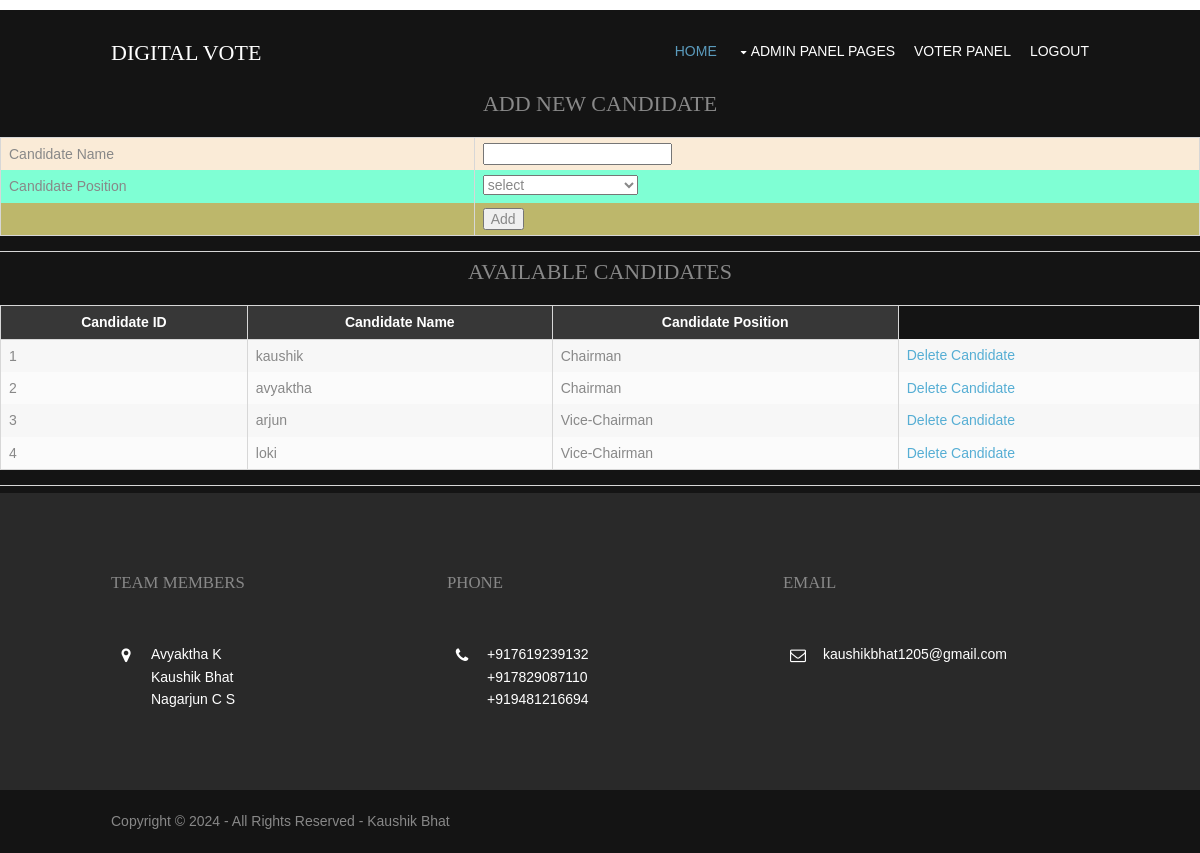
The page /admin/candidates.php (signed in) on the database its author committed.
### tables this page shows
CREATE TABLE IF NOT EXISTS `tbcandidates` (
  `candidate_id` int(5) NOT NULL AUTO_INCREMENT,
  `candidate_name` varchar(45) UNIQUE NOT NULL,
  `candidate_position` varchar(45) NOT NULL,
  `candidate_cvotes` int(11) NOT NULL,
  PRIMARY KEY (`candidate_id`)
);

### admin/candidates.php (the view, shortened to what this page needs)
<?php
    require('../connection.php');
    $result= mysqli_query($conn, "SELECT * FROM tbcandidates");
?>
<?php
    $positions_retrieved= mysqli_query($conn,"SELECT * FROM tbPositions");
?>
<!DOCTYPE html>
<html>
<head>
<link href="layout/styles/layout.css" rel="stylesheet" type="text/css" media="all">
</head>
<body id="top">
<div class="wrapper row0">
  <div id="topbar" class="hoc clear">
  </div>
</div>
<div class="wrapper row1">
  <header id="header" class="hoc clear">
    <div id="logo" class="fl_left">
      <h1>DIGITAL VOTE</h1>
    </div>
    <nav id="mainav" class="fl_right">
      <ul class="clear">
        <li class="active"><a href="candidates.php">Home</a></li>
        <li><a class="drop" href="#">Admin Panel Pages</a>
        </li>
        <li><a href="index.php">Voter Panel</a></li>
        <li><a href="logout.php">Logout</a></li>
      </ul>
    </nav>
  </header>
</div>
<div >
<table width="380" align="center">
<CAPTION><h3>ADD NEW CANDIDATE</h3></CAPTION>
<form name="fmCandidates" id="fmCandidates" action="candidates.php" method="post" onsubmit="return candidateValidate(this)">
<tr>
    <td bgcolor="#FAEBD7">Candidate Name</td>
    <td bgcolor="#FAEBD7"><input type="text" name="name" /></td>
</tr>
<tr>
    <td bgcolor="#7FFFD4">Candidate Position</td>
    <td bgcolor="#7FFFD4"><SELECT NAME="position" id="position">select
    <OPTION VALUE="select">select
    <?php
        while ($row= mysqli_fetch_array($positions_retrieved)){
          echo "<OPTION VALUE=$row[position_name]>$row[position_name]";
        }
    ?>
    </SELECT>
    </td>
</tr>
<tr>
    <td bgcolor="#BDB76B">&nbsp;</td>
    <td bgcolor="#BDB76B"><input type="submit" name="Submit" value="Add" /></td>
</tr>
</table>
<hr>
<table border="0" width="620" align="center">
<CAPTION><h3>AVAILABLE CANDIDATES</h3></CAPTION>
<tr>
<th>Candidate ID</th>
<th>Candidate Name</th>
<th>Candidate Position</th>
</tr>
<?php
    while ($row= mysqli_fetch_array($result, MYSQLI_BOTH)){
    echo "<tr>";
    echo "<td>" . $row['candidate_id']."</td>";
    echo "<td>" . $row['candidate_name']."</td>";
    echo "<td>" . $row['candidate_position']."</td>";
    echo '<td><a href="candidates.php?id=' . $row['candidate_id'] . '">Delete Candidate</a></td>';
    echo "</tr>";
    }
?>
</table>
<hr>
</div>
<div class="wrapper row4">
  <footer id="footer" class="hoc clear">
    <div class="one_third first">
      <h6 class="title">Team Members</h6>
      <ul class="nospace linklist contact">
        <li><i class="fa fa-map-marker"></i>
          <address>
          <p>
          Avyaktha K<br>
          Kaushik Bhat<br>
          Nagarjun C S<br>
          </p>
          </address>
        </li>
      </ul>
    </div>
    <div class="one_third">
      <h6 class="title">Phone</h6>
      <ul class="nospace linklist contact">
        <li><i class="fa fa-phone"></i> +917619239132<br>
          +917829087110<br>
          +919481216694</li>
      </ul>
    </div>
    <div class="one_third">
      <h6 class="title">Email</h6>
      <ul class="nospace linklist contact">
        <li><i class="fa fa-envelope-o"></i>kaushikbhat1205@gmail.com</li>
      </ul>
    </div>
  </footer>
</div>
<div class="wrapper row5">
  <div id="copyright" class="hoc clear">
  <p class="fl_left">Copyright &copy; 2024 - All Rights Reserved - <a href="#">Kaushik Bhat</a></p>
  </div>
</div>
</body>
</html>

### admin/layout/styles/layout.css (style rules this page uses)
#topbar { padding:5px 0; font-size:12px; }
#header { padding:30px 0 0 0; }
#header #logo { margin-top:; }
#header #logo h1 { margin:0; padding:0; font-size:22px; text-transform:uppercase; }
#footer { padding:80px 0; }
#footer .title { margin:0 0 50px 0; padding:0; font-size:1.2rem; text-transform:uppercase; }
#footer .linklist li { display:block; margin-bottom:15px; padding:0 0 15px 0; border-bottom:1px solid; }
#footer .linklist li:last-child { margin:0; padding:0; border:none; }
#footer .linklist li::before, #footer .linklist li::after { display:table; content:""; }
#footer .linklist li, #footer .linklist li::after { clear:both; }
#footer .contact.linklist li, #footer .contact.linklist li:last-child { position:relative; padding-left:40px; }
#footer .contact li * { margin:0; padding:0; line-height:1.6; }
#footer .contact li i { display:block; position:absolute; top:0; left:0; width:30px; font-size:16px; text-align:center; }
#copyright { padding:20px 0; }
#copyright * { margin:0; padding:0; }
*, *::before, *::after { transition:all .3s ease-in-out; }
nav ul, nav ol { margin:0; padding:0; list-style:none; }
#mainav, #breadcrumb, .sidebar nav { line-height:normal; }
#mainav .drop::after, #mainav li li .drop::after, #breadcrumb li a::after, .sidebar nav a::after { position:absolute; font-family:"FontAwesome"; font-size:10px; line-height:10px; }
#mainav ul.clear { margin-top:3px; }
#mainav ul { text-transform:uppercase; }
#mainav li { display:inline-block; position:relative; margin:0 15px 0 0; padding:0; }
#mainav li:last-child { margin-right:0; }
#mainav li a { display:block; padding:0 0 32px 0; }
#mainav .drop { padding-left:15px; }
#mainav .drop::after, #mainav li li .drop::after { content:"\f0d7"; }
#mainav .drop::after { top:5px; left:5px; }
table, th, td { border:1px solid; border-collapse:collapse; vertical-align:top; }
table, th { table-layout:auto; }
table { width:100%; margin-bottom:15px; }
th, td { padding:5px 8px; }
td { border-width:0 1px; }
body { color:#888888; background-color:#141414; }
a { color:#56AED4; }
hr, .borderedbox { border-color:#D7D7D7; }
.row0 { color:#888888; background-color:#FFFFFF; }
.row1 { color:#FFFFFF; background-color:#141414; }
.row4 { color:#FFFFFF; background-color:#292929; }
.row5, .row5 a { color:#888888; background-color:#141414; }
#header #logo * { color:inherit; }
#footer .title { color:#888888; }
#footer .linklist li { border-color:#141414; }
#mainav li a { color:inherit; }
#mainav .active a, #mainav a:hover, #mainav li:hover > a { color:#5B9BBD; background-color:inherit; }
table, th, td, #comments .avatar, #comments input, #comments textarea { border-color:#D7D7D7; }
th { color:#FFFFFF; background-color:#373737; }
tr, #comments li, #comments input[type="submit"], #comments input[type="reset"] { color:inherit; background-color:#FBFBFB; }
tr:nth-child(even), #comments li:nth-child(even) { color:inherit; background-color:#F7F7F7; }
table a, #comments a { background-color:inherit; }
@media screen and (min-width:978px) { .hoc { max-width:978px; } }

### rows shown on the page
tbcandidates: candidate_id "1", candidate_name "kaushik", candidate_position "Chairman"
tbcandidates: candidate_id "2", candidate_name "avyaktha", candidate_position "Chairman"
tbcandidates: candidate_id "3", candidate_name "arjun", candidate_position "Vice-Chairman"
tbcandidates: candidate_id "4", candidate_name "loki", candidate_position "Vice-Chairman"
